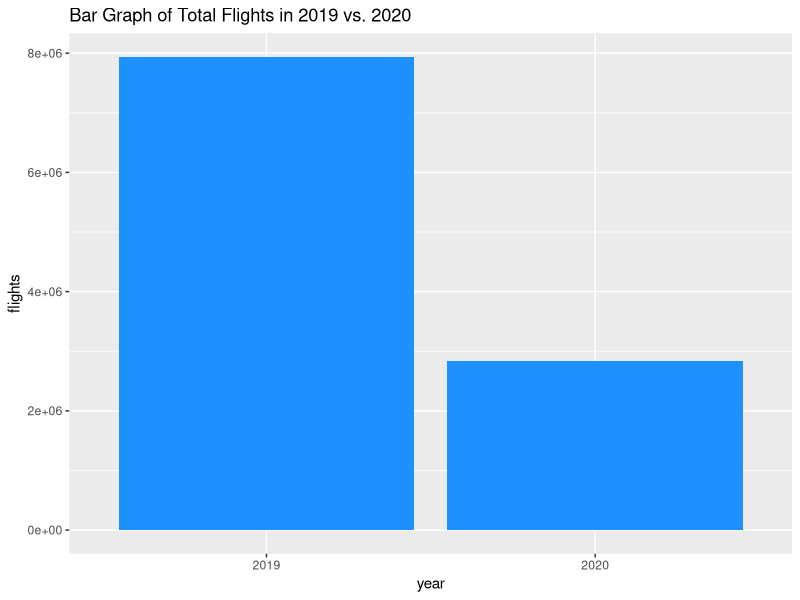
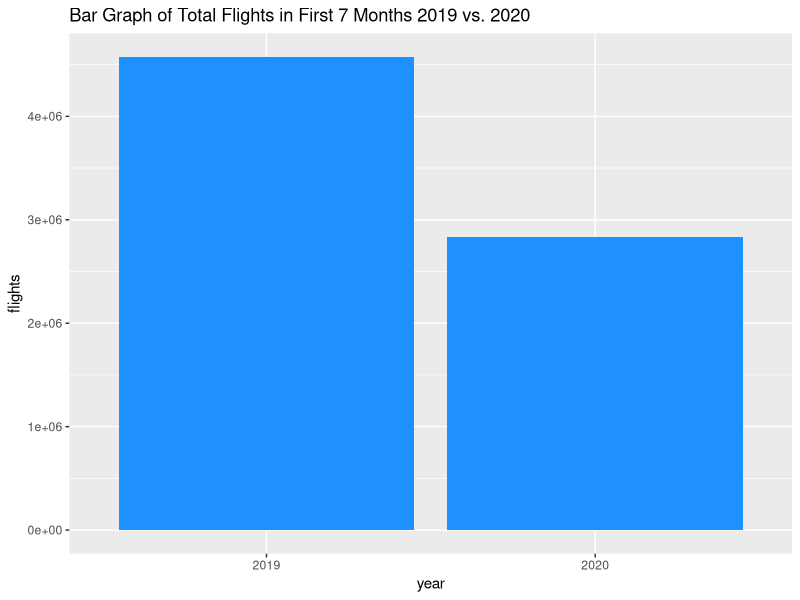
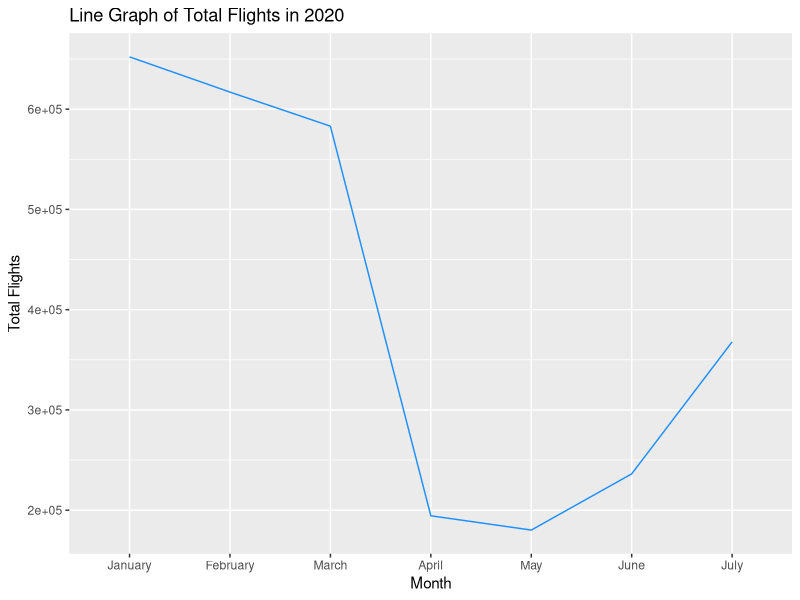

These charts were generated, in order, by the following R code: (Note: this script raises an error after producing the figures.)
## ---- chunk 1
library("readxl")
library(ggplot2)
library(tidyverse)
## ---- chunk 2
data <- read_excel("./data/scheduled-canceled-operated-flights-jan2019-jul2020.xlsx")

year <- c(2019, 2019, 2019, 2019, 2019, 2019, 2019, 2019, 2019, 2019,
          2019, 2019, 2020, 2020, 2020, 2020, 2020, 2020, 2020)
my_data <- data.frame(year)

for (val in 2:length(data)){
  array <- data[val][[1]]
  array <- array[5:23]
  my_data <- cbind(my_data, array)
}

#rename the columns 
names <- c("year", "month", "Tot_Flights", "Alaska",
           "Allegiant", "American", "Delta", "Frontier", "Hawaiian", 
           "JetBlue", "Southwest", "Spirit", "United")
names(my_data) <- names 

#convert to numeric 
my_data$Tot_Flights <- as.numeric(my_data$Tot_Flights)
my_data$Alaska <- as.numeric(my_data$Alaska)
my_data$Allegiant <- as.numeric(my_data$Allegiant)
my_data$American <- as.numeric(my_data$American)
my_data$Delta <- as.numeric(my_data$Delta)
my_data$Frontier <- as.numeric(my_data$Frontier)
my_data$Hawaiian <- as.numeric(my_data$Hawaiian)
my_data$JetBlue <- as.numeric(my_data$JetBlue)
my_data$Southwest <- as.numeric(my_data$Southwest)
my_data$Spirit <- as.numeric(my_data$Spirit)
my_data$United <- as.numeric(my_data$United)

head(my_data)
## ---- chunk 3
#Main Question: How did Covid impact travel and transportation?

#difference between 2019 vs. 2020 in total flights 
tot_flights_2019 <- sum(my_data['Tot_Flights'][[1]][1:12])
tot_flights_2020 <- sum(my_data['Tot_Flights'][[1]][13:19])
tot_flight_data <- data.frame("year" = c("2019", "2020"), 
                              "flights" = c(tot_flights_2019, tot_flights_2020))
ggplot(tot_flight_data, aes(x = year, y = flights)) +
  geom_bar(stat = "identity", fill='dodgerblue1') +
  ggtitle("Bar Graph of Total Flights in 2019 vs. 2020") 
## ---- chunk 4
tot_flights_2019 <- sum(my_data['Tot_Flights'][[1]][1:7])
tot_flights_2020 <- sum(my_data['Tot_Flights'][[1]][13:19])
tot_flight_data <- data.frame("year" = c("2019", "2020"), 
                              "flights" = c(tot_flights_2019, tot_flights_2020))
ggplot(tot_flight_data, aes(x = year, y = flights)) +
  geom_bar(stat = "identity", fill='dodgerblue1') +
  ggtitle("Bar Graph of Total Flights in First 7 Months 2019 vs. 2020") 
## ---- chunk 5
data_2020 <- my_data[my_data$year==2020, ]
ggplot(data_2020, aes(fct_inorder(month), Tot_Flights,group=1)) +
  geom_line(color ='dodgerblue1') +
  ggtitle("Line Graph of Total Flights in 2020") + 
  ylab("Total Flights") + 
  xlab("Month")
## ---- chunk 6
df_jan_cases <-  df_case %>% 
  filter(date == "2020-01-29")
jan_cases <- sum(df_jan_cases$cases)
df_feb_cases <-  df_case %>% 
  filter(date == "2020-02-29")
feb_cases <- sum(df_feb_cases$cases) - sum(df_jan_cases$cases)
df_mar_cases <-  df_case %>% 
  filter(date == "2020-03-29")
mar_cases <- sum(df_mar_cases$cases) - sum(df_feb_cases$cases)
df_apr_cases <-  df_case %>% 
  filter(date == "2020-04-29")
apr_cases <- sum(df_apr_cases$cases) - sum(df_mar_cases$cases)
df_may_cases <-  df_case %>% 
  filter(date == "2020-05-29")
may_cases <- sum(df_may_cases$cases) - sum(df_apr_cases$cases)
df_jun_cases <-  df_case %>% 
  filter(date == "2020-06-29")
jun_cases <- sum(df_jun_cases$cases) - sum(df_may_cases$cases)
df_jul_cases <-  df_case %>% 
  filter(date == "2020-07-29") 
jul_cases <- sum(df_jul_cases$cases) - sum(df_jun_cases$cases)

month_cases <- c(jan_cases, feb_cases, mar_cases, apr_cases, may_cases, jun_cases, jul_cases)

data_2020 <- cbind(data_2020, month_cases)
tidydf <- data_2020 %>%
  mutate(cases =round(100*month_cases/month_cases[4], 2)) %>%
  mutate(flights = round(100*Tot_Flights/Tot_Flights[4], 2))

tidydf <- tidydf %>% select(month, cases, flights) %>%
  gather(key = "variable", value = "value", -month)

ggplot(tidydf, aes(fct_inorder(month), value, col = variable, group = variable)) +
  geom_line() + 
  ggtitle("Cases vs. Flights") + 
  xlab("Months")
## ---- chunk 7
#See how much percent each airline was affected 
percent_changes <- c() 
for (val in 4:(length(data_2020)-1)){
  array <- data_2020[val][[1]]
  percent_change <- 
    ((sum(array[1:3]) - sum(array[4:7])) / 
       sum(array[1:3])) * 100 
  percent_changes <- append(percent_changes, percent_change)
}

airlines <- c("Alaska","Allegiant", "American", "Delta", "Frontier", "Hawaiian", "JetBlue", "Southwest", "Spirit", "United")

ggplot(data.frame(airlines, percent_changes), 
       aes(reorder(airlines, -percent_changes), percent_changes)) +
  geom_bar(stat = "identity", fill='dodgerblue1') +
  ggtitle("Bar Graph of Percent Decrease for each Airline") + 
  xlab("Airline") + 
  ylab("Percent Decrease")
## ---- chunk 8
top_drops <- data_2020 %>%
  select(month, JetBlue, Hawaiian, United, Delta) %>%
  gather(key = "variable", value = "value", -month)
ggplot(top_drops, aes(fct_inorder(month), value, group = variable)) + 
  geom_line(aes(color = variable), size = 1) +
  ggtitle("Top 4 Airline Brands Affected") + 
  xlab("Month") + 
  ylab("Flights")
